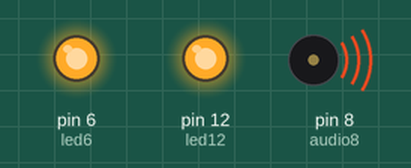
The sketch below on a simulated Arduino Uno, built with avr-gcc and run on an emulated ATmega328P. On the bench: output pins drawn as LEDs (lit = HIGH), buzzer (waves = sounding).

Above: at 0.35 s.
At 23.8 s:
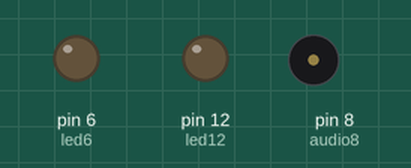
Timing chart, 0 to 32.1 s (numbered marks = the images above):
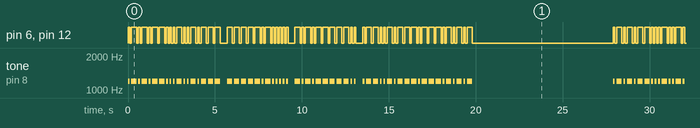

The sketch:

morse_example.ino
```cpp
/*
  Morse Code Project

  This code will loop through a string of characters and convert these to morse code.
  It will blink two LED lights and play audio on a speaker.
 */


//**************************************************//
//   Type the String to Convert to Morse Code Here  //
//**************************************************//
char stringToMorseCode[] = "Arduino Morse Code Project";

// Create variable to define the output pins
int led12 = 12;      // blink an led on output 12
int led6 = 6;        // blink an led on output 6
int audio8 = 8;      // output audio on pin 8
int note = 1200;      // music note/pitch

/*
  Set the speed of your morse code
  Adjust the 'dotlen' length to speed up or slow down your morse code
    (all of the other lengths are based on the dotlen)

  Here are the ratios code elements:
    Dash length = Dot length x 3
    Pause between elements = Dot length
      (pause between dots and dashes within the character)
    Pause between characters = Dot length x 3
    Pause between words = Dot length x 7

        http://www.nu-ware.com/NuCode%20Help/index.html?m...
*/
int dotLen = 100;     // length of the morse code 'dot'
int dashLen = dotLen * 3;    // length of the morse code 'dash'
int elemPause = dotLen;  // length of the pause between elements of a character
int Spaces = dotLen * 3;     // length of the spaces between characters
int wordPause = dotLen * 7;  // length of the pause between words

// the setup routine runs once when you press reset:
void setup() {
  // initialize the digital pin as an output for LED lights.
  pinMode(led12, OUTPUT);
  pinMode(led6, OUTPUT);
}

// Create a loop of the letters/words you want to output in morse code (defined in string at top of code)
void loop()
{
  // Loop through the string and get each character one at a time until the end is reached
  for (int i = 0; i < sizeof(stringToMorseCode) - 1; i++)
  {
    // Get the character in the current position
  char tmpChar = stringToMorseCode[i];
  // Set the case to lower case
  tmpChar = toLowerCase(tmpChar);
  // Call the subroutine to get the morse code equivalent for this character
  GetChar(tmpChar);
  }

  // At the end of the string long pause before looping and starting again
  LightsOff(8000);
}

// DOT
void MorseDot()
{
  digitalWrite(led12, HIGH);    // turn the LED on
  digitalWrite(led6, HIGH);
  tone(audio8, note, dotLen); // start playing a tone
  delay(dotLen);              // hold in this position
}

// DASH
void MorseDash()
{
  digitalWrite(led12, HIGH);    // turn the LED on
  digitalWrite(led6, HIGH);
  tone(audio8, note, dashLen);  // start playing a tone
  delay(dashLen);               // hold in this position
}

// Turn Off
void LightsOff(int delayTime)
{
  digitalWrite(led12, LOW);     // turn the LED off
  digitalWrite(led6, LOW);
  noTone(audio8);             // stop playing a tone
  delay(delayTime);             // hold in this position
}

// *** Characters to Morse Code Conversion *** //
void GetChar(char tmpChar)
{
  // Take the passed character and use a switch case to find the morse code for that character
  switch (tmpChar) {
    case 'a':
    MorseDot();
    LightsOff(elemPause);
    MorseDash();
    LightsOff(elemPause);
    break;
    case 'b':
    MorseDash();
    LightsOff(elemPause);
    MorseDot();
    LightsOff(elemPause);
    MorseDot();
    LightsOff(elemPause);
    MorseDot();
    LightsOff(elemPause);
    break;
    case 'c':
      MorseDash();
    LightsOff(elemPause);
    MorseDot();
    LightsOff(elemPause);
    MorseDash();
    LightsOff(elemPause);
    MorseDot();
    LightsOff(elemPause);
    break;
    case 'd':
    MorseDash();
    LightsOff(elemPause);
    MorseDash();
    LightsOff(elemPause);
    MorseDot();
    LightsOff(elemPause);
    break;
    case 'e':
    MorseDot();
    LightsOff(elemPause);
    break;
    case 'f':
      MorseDot();
    LightsOff(elemPause);
    MorseDot();
    LightsOff(elemPause);
    MorseDash();
    LightsOff(elemPause);
    MorseDot();
    LightsOff(elemPause);
    break;
    case 'g':
    MorseDash();
    LightsOff(elemPause);
    MorseDash();
    LightsOff(elemPause);
    MorseDot();
    LightsOff(elemPause);
    break;
    case 'h':
      MorseDot();
    LightsOff(elemPause);
    MorseDot();
    LightsOff(elemPause);
    MorseDot();
    LightsOff(elemPause);
    MorseDot();
    LightsOff(elemPause);
    break;
    case 'i':
      MorseDot();
    LightsOff(elemPause);
    MorseDot();
    LightsOff(elemPause);
    break;
    case 'j':
      MorseDot();
    LightsOff(elemPause);
    MorseDash();
    LightsOff(elemPause);
    MorseDash();
    LightsOff(elemPause);
    MorseDash();
    LightsOff(elemPause);
    break;
      case 'k':
      MorseDash();
    LightsOff(elemPause);
    MorseDot();
    LightsOff(elemPause);
    MorseDash();
    LightsOff(elemPause);
    break;
    case 'l':
      MorseDot();
    LightsOff(elemPause);
    MorseDash();
    LightsOff(elemPause);
    MorseDot();
    LightsOff(elemPause);
    MorseDot();
    LightsOff(elemPause);
    break;
      case 'm':
      MorseDash();
    LightsOff(elemPause);
    MorseDash();
    LightsOff(elemPause);
    break;
    case 'n':
      MorseDash();
    LightsOff(elemPause);
    MorseDot();
    LightsOff(elemPause);
    break;
    case 'o':
      MorseDash();
    LightsOff(elemPause);
    MorseDash();
    LightsOff(elemPause);
    MorseDash();
    LightsOff(elemPause);
    break;
    case 'p':
      MorseDot();
    LightsOff(elemPause);
    MorseDash();
    LightsOff(elemPause);
    MorseDash();
    LightsOff(elemPause);
    MorseDot();
    LightsOff(elemPause);
    break;
    case 'q':
      MorseDash();
    LightsOff(elemPause);
    MorseDash();
    LightsOff(elemPause);
    MorseDot();
    LightsOff(elemPause);
    MorseDash();
    LightsOff(elemPause);
    break;
    case 'r':
      MorseDot();
    LightsOff(elemPause);
    MorseDash();
    LightsOff(elemPause);
    MorseDot();
    LightsOff(elemPause);
    break;
    case 's':
      MorseDot();
    LightsOff(elemPause);
    MorseDot();
    LightsOff(elemPause);
    MorseDot();
    LightsOff(elemPause);
    break;
    case 't':
      MorseDash();
    LightsOff(elemPause);
    break;
    case 'u':
      MorseDot();
    LightsOff(elemPause);
    MorseDot();
    LightsOff(elemPause);
    MorseDash();
    LightsOff(elemPause);
    break;
    case 'v':
      MorseDot();
    LightsOff(elemPause);
    MorseDot();
    LightsOff(elemPause);
    MorseDot();
    LightsOff(elemPause);
    MorseDash();
    LightsOff(elemPause);
    break;
    case 'w':
      MorseDot();
    LightsOff(elemPause);
    MorseDash();
    LightsOff(elemPause);
    MorseDash();
    LightsOff(elemPause);
    break;
    case 'x':
      MorseDash();
    LightsOff(elemPause);
    MorseDot();
    LightsOff(elemPause);
    MorseDot();
    LightsOff(elemPause);
    MorseDash();
    LightsOff(elemPause);
    break;
    case 'y':
      MorseDash();
    LightsOff(elemPause);
    MorseDot();
    LightsOff(elemPause);
    MorseDash();
    LightsOff(elemPause);
    MorseDash();
    LightsOff(elemPause);
    break;
    case 'z':
      MorseDash();
    LightsOff(elemPause);
    MorseDash();
    LightsOff(elemPause);
    MorseDot();
    LightsOff(elemPause);
    MorseDot();
    LightsOff(elemPause);
    break;
    default:
    // If a matching character was not found it will default to a blank space
    LightsOff(Spaces);
  }
}

/*
  Unlicensed Software:

  This is free and unencumbered software released into the public domain.

  Anyone is free to copy, modify, publish, use, compile, sell, or
  distribute this software, either in source code form or as a compiled
  binary, for any purpose, commercial or non-commercial, and by any
  means.

  In jurisdictions that recognize copyright laws, the author or authors
  of this software dedicate any and all copyright interest in the
  software to the public domain. We make this dedication for the benefit
  of the public at large and to the detriment of our heirs and
  successors. We intend this dedication to be an overt act of
  relinquishment in perpetuity of all present and future rights to this
  software under copyright law.

  THE SOFTWARE IS PROVIDED "AS IS", WITHOUT WARRANTY OF ANY KIND,
  EXPRESS OR IMPLIED, INCLUDING BUT NOT LIMITED TO THE WARRANTIES OF
  MERCHANTABILITY, FITNESS FOR A PARTICULAR PURPOSE AND NONINFRINGEMENT.
  IN NO EVENT SHALL THE AUTHORS BE LIABLE FOR ANY CLAIM, DAMAGES OR
  OTHER LIABILITY, WHETHER IN AN ACTION OF CONTRACT, TORT OR OTHERWISE,
  ARISING FROM, OUT OF OR IN CONNECTION WITH THE SOFTWARE OR THE USE OR
  OTHER DEALINGS IN THE SOFTWARE.

  For more information, please refer to
*/
```

Measured:
- by itself, pin 6 (led6), pin 12 (led12): moves between LOW and HIGH, repeating every 27.9 s
- by itself, tone on pin 8 (audio8): plays 1200 Hz for 0.10 s, 1200 Hz for 0.30 s, 1200 Hz for 0.10 s, 1200 Hz for 0.30 s, 1200 Hz for 0.10 s, 1200 Hz for 0.30 s … (301 notes in this stretch)
